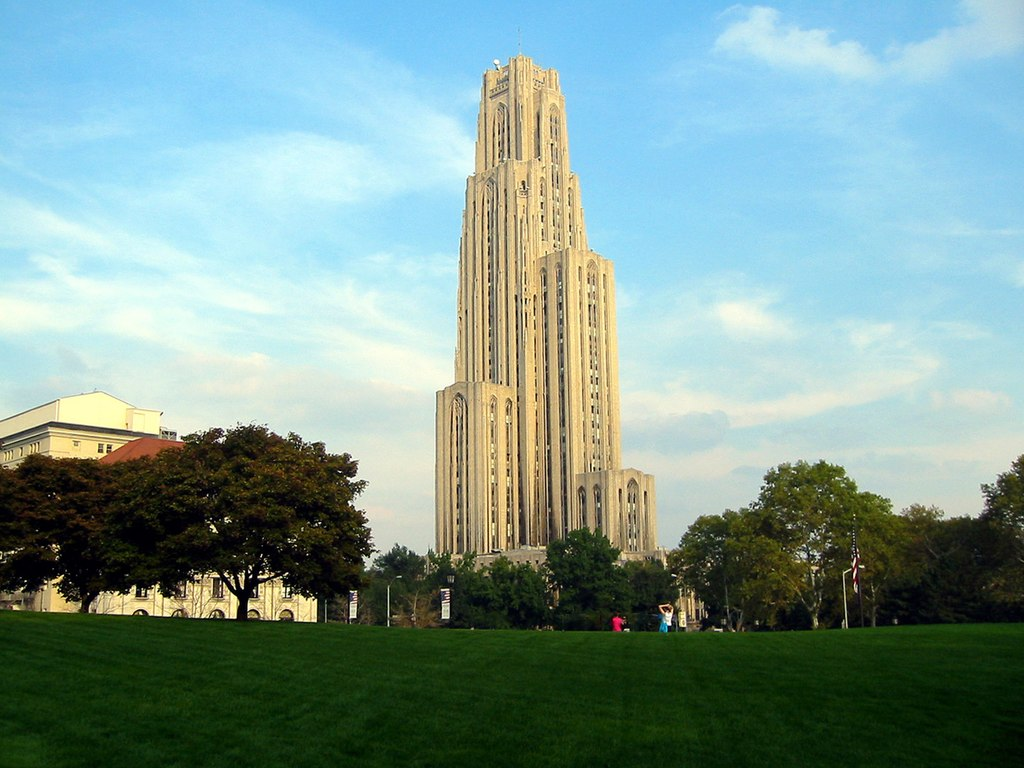
#> input picture Data/Pitt_Cathedral.jpg, 1024 x 768 px
$ jupyter execute --allow-errors WatershedSegmentation.ipynb
#> lines starting #> are read from the running program, lines starting #| are printed output that depends on the picture; after the words box and inside, x2 and y2 are one past the last pixel; in counts of white or black regions, pixels touching at a corner belong together
# Watershed
The watershed algorithm is basically a region growing (seed-based) method.
To start we need to define markers that we know are in each of the regions

[cell 1]
import cv2
import numpy as np
import matplotlib.pyplot as plt
import os

# I'll use this later to draw the memberships of the groups
from matplotlib.colors import ListedColormap

[cell 2]
# Let's use the Cathedral of Learning image for this
im = cv2.imread(os.path.relpath('../../Data/Pitt_Cathedral.jpg'), cv2.IMREAD_COLOR)
#> im is the input picture: shape (768, 1024, 3); mean B, G, R 147.4, 153.7, 125.4
im = cv2.cvtColor(im,cv2.COLOR_BGR2RGB)

[cell 3]
# Let's manually find some points of interest on our image

imagelabeled = im.copy()  # I'll use this to show the annotations

markers = np.zeros((im.shape[0],im.shape[1]),dtype='int32') # but, this is our actual marker image

cv2.circle(imagelabeled, (800,100), 100, (0, 0, 255), thickness=5)
cv2.circle(imagelabeled, (550,300), 50, (255, 0, 0), thickness=5)
cv2.circle(imagelabeled, (400,700), 50, (0, 255, 0), thickness=5)
cv2.circle(imagelabeled, (200,500), 30, (255,0,255), thickness=5)
cv2.circle(imagelabeled, (200,500), 30, (255,0,255), thickness=5)
cv2.circle(imagelabeled, (990,570), 30, (125,125,225), thickness=5)
cv2.circle(imagelabeled, (600,590), 30, (125,125,225), thickness=5)

# Do the same four regions in the mask, giving them unique IDs and filled circles
cv2.circle(markers, (800,100), 100, 1, thickness=-1)
#> markers: shape (768, 1024) int32; values 0 (black) and 1 (white), 4% white; 1 white region, box (x1, y1, x2, y2) and area: (700, 0, 901, 201) 31417
cv2.circle(markers, (550,300), 50, 2, thickness=-1)
#> markers: shape (768, 1024) int32; 3 distinct labels, from 0 to 2
cv2.circle(markers, (400,700), 50, 3, thickness=-1)
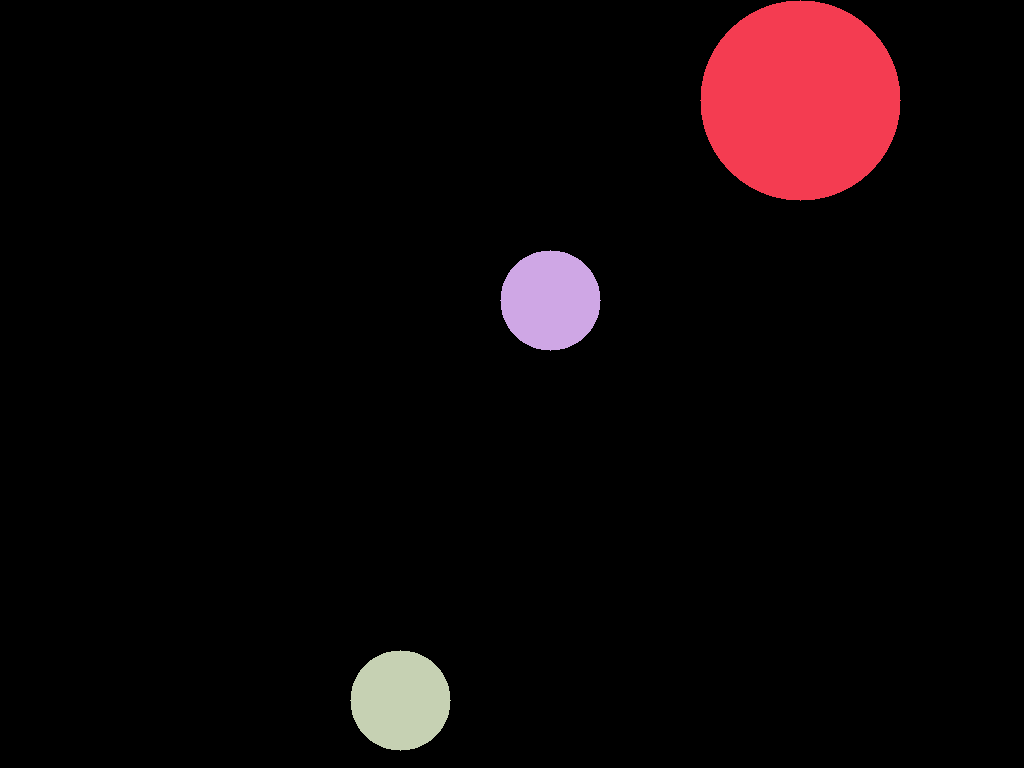
#> markers: shape (768, 1024) int32; 4 distinct labels, from 0 to 3; one colour per label, 0 black
cv2.circle(markers, (200,500), 30, 4, thickness=-1)
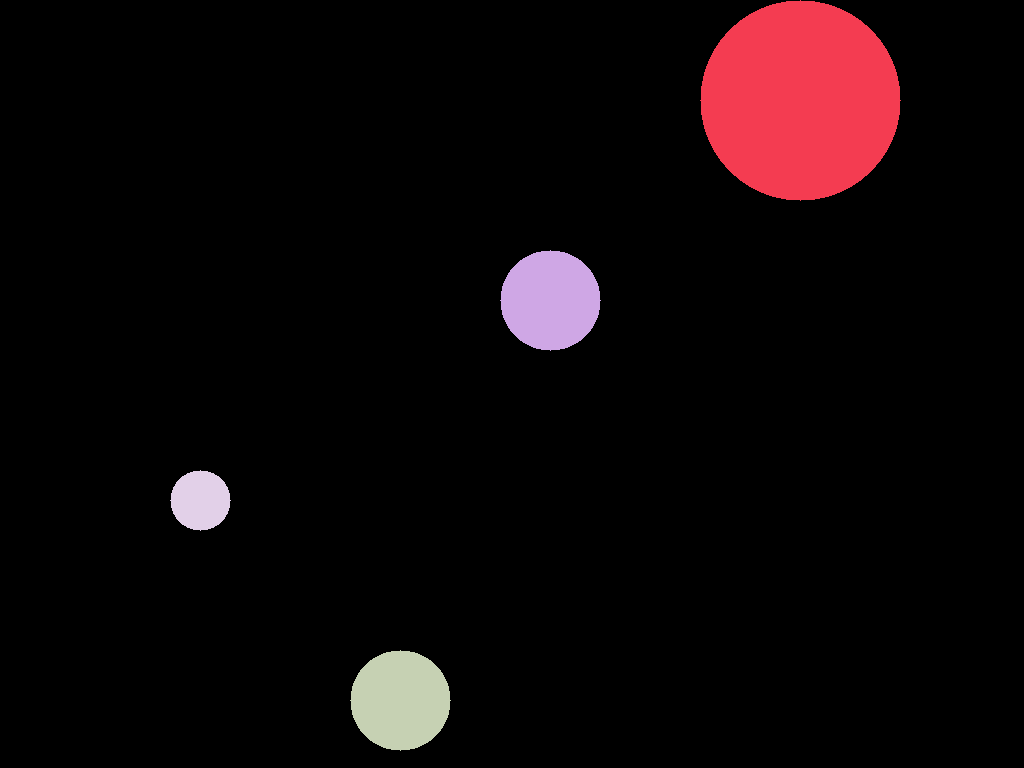
#> markers: shape (768, 1024) int32; 5 distinct labels, from 0 to 4; one colour per label, 0 black
cv2.circle(markers, (900,570), 30, 5, thickness=-1)
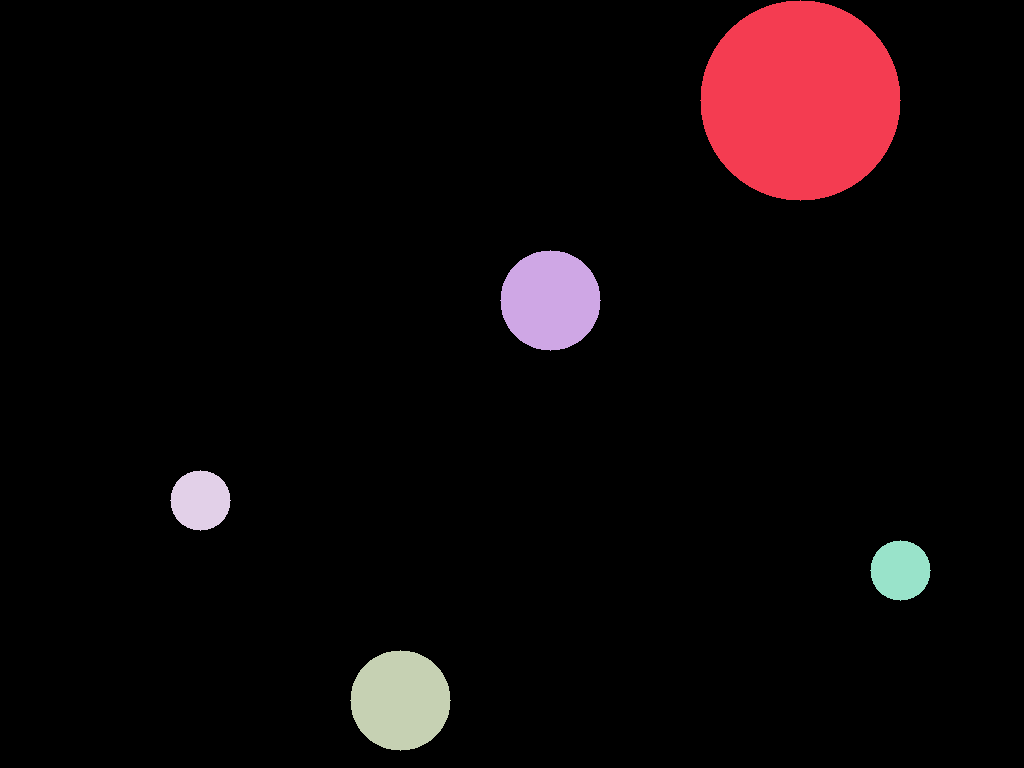
#> markers: shape (768, 1024) int32; 6 distinct labels, from 0 to 5; one colour per label, 0 black
cv2.circle(markers, (600,590), 30, 5, thickness=-1)
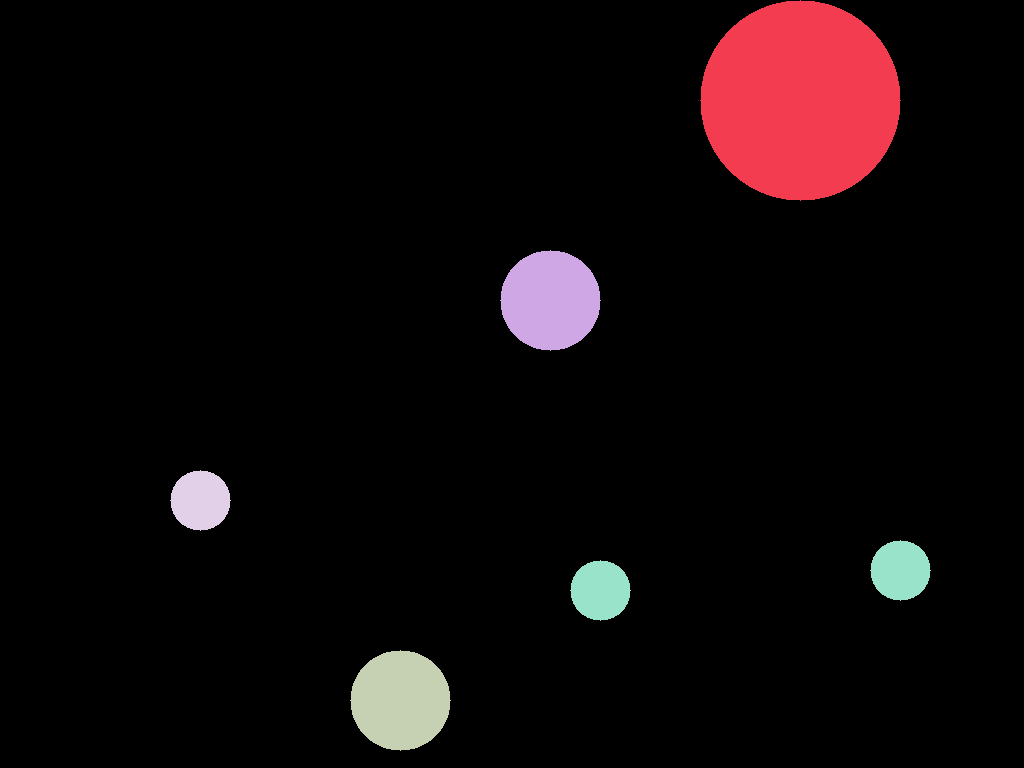
#> markers: shape (768, 1024) int32; 6 distinct labels, from 0 to 5; one colour per label, 0 black

# Do seed growing from those markers
markersWS = cv2.watershed(im,markers.copy())
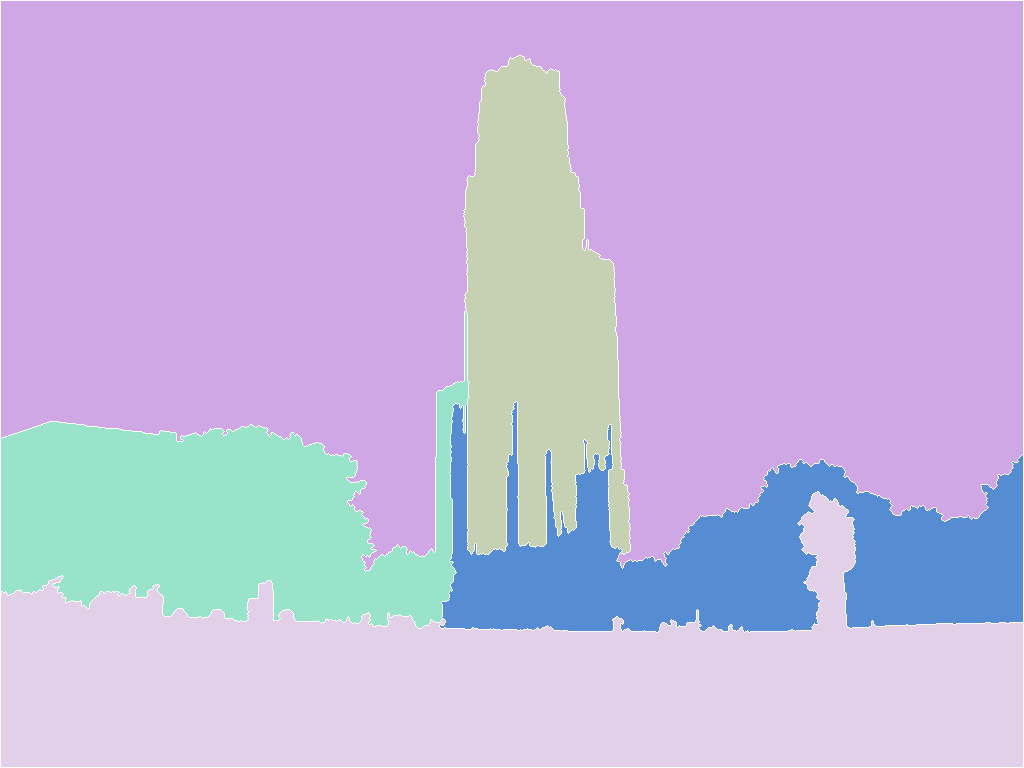
#> markersWS: shape (768, 1024) int32; 6 distinct labels, from -1 to 5; one colour per label, 0 black, -1 white

# Display the image
plt.figure(figsize=[18, 5])

plt.subplot(131); plt.imshow(imagelabeled)
plt.subplot(132); plt.imshow(markers,cmap=ListedColormap(['k','b','r','g','m','c']))
plt.subplot(133); plt.imshow(markersWS)

$ run again, with Data/Apollo_11_Launch.jpg copied over Data/Pitt_Cathedral.jpg
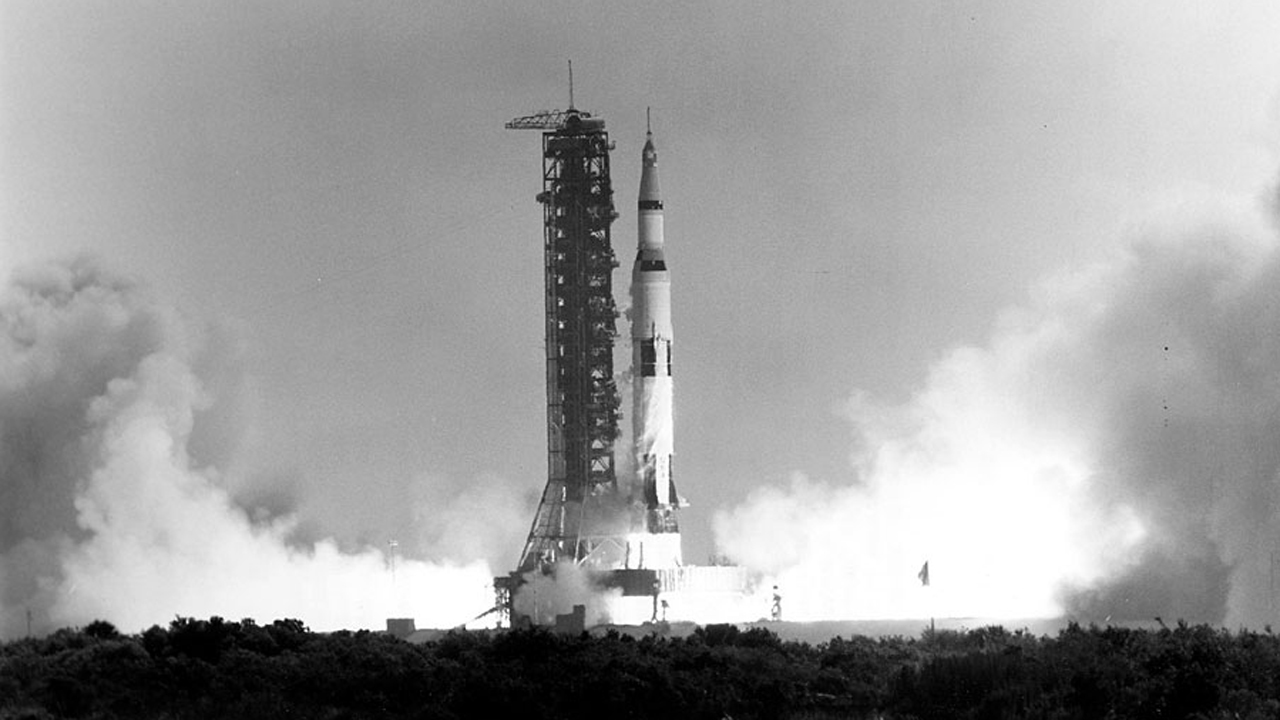
#> input picture Data/Apollo_11_Launch.jpg, 1280 x 720 px
#> im is the input picture: shape (720, 1280, 3); min 0, max 255, mean 156.2
#> `cv2.circle(markers, (600,590), 30, 5, thickness=-1)`:
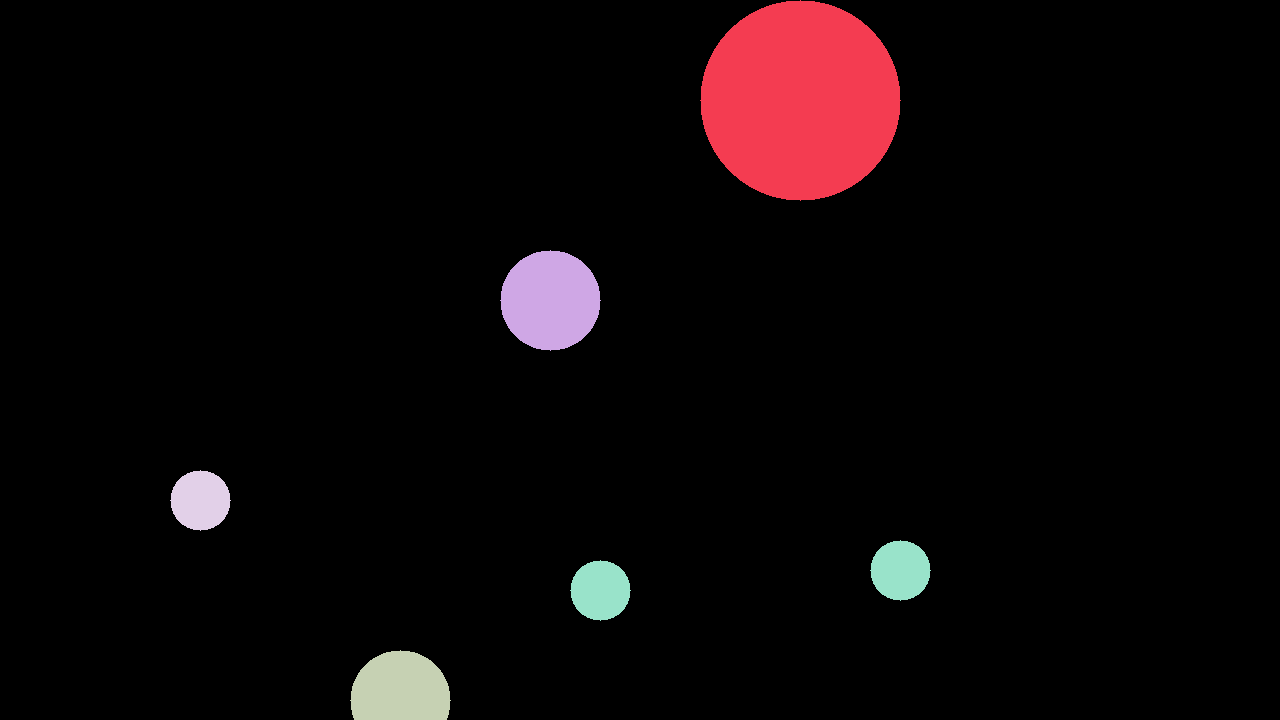
#> markers: shape (720, 1280) int32; 6 distinct labels, from 0 to 5; one colour per label, 0 black
#> `markersWS = cv2.watershed(im,markers.copy())`:
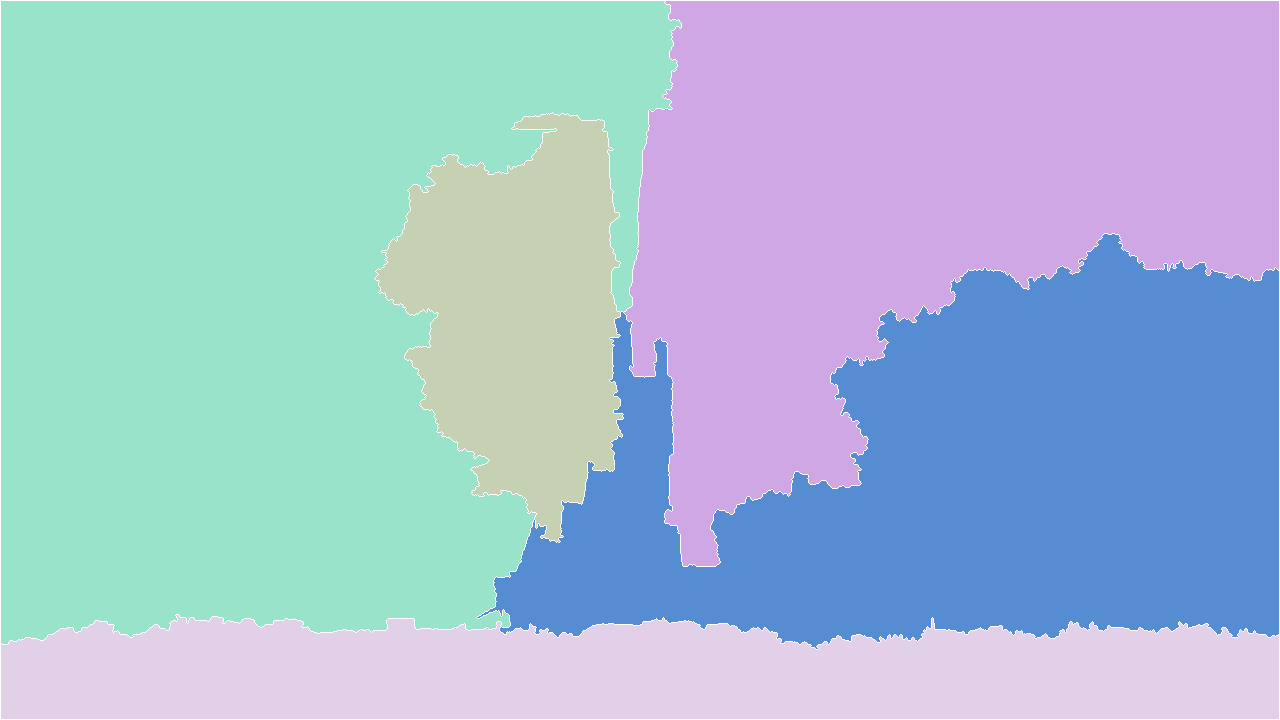
#> markersWS: shape (720, 1280) int32; 6 distinct labels, from -1 to 5; one colour per label, 0 black, -1 white
